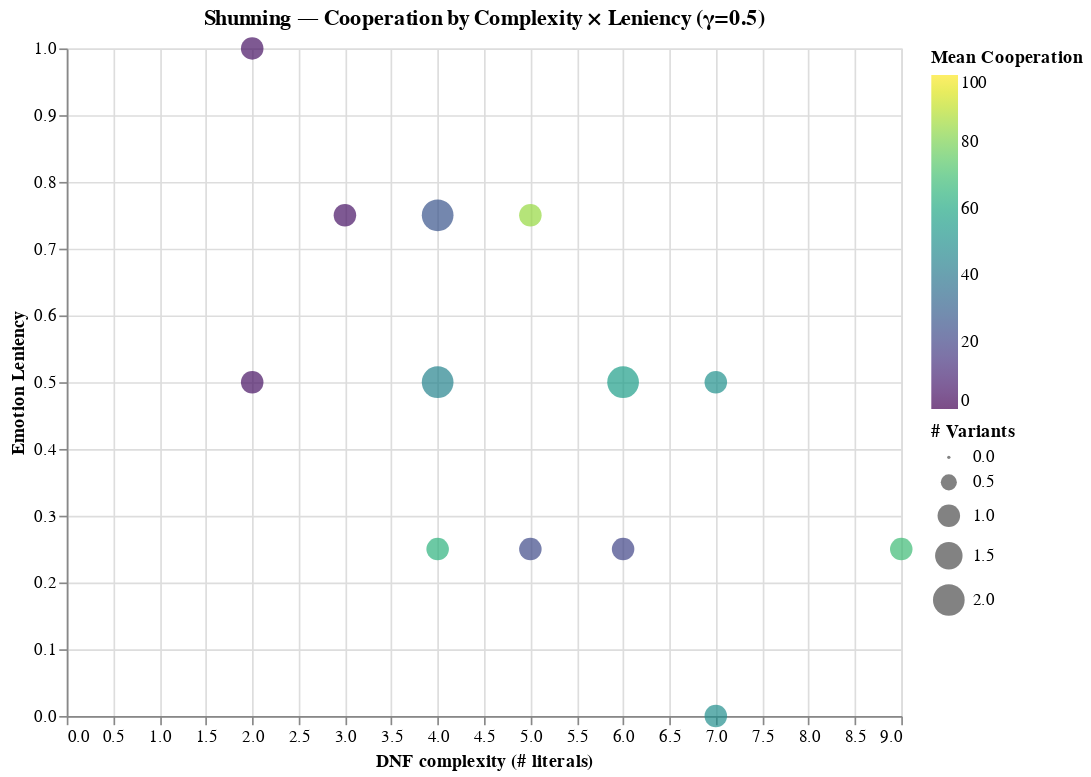

The notebook cell saved with this chart:
### Code cell
# pick your norm and gamma value
chosen_norm = "Shunning"
gamma_value = 0.5  # 🔑 change this

# filter results for chosen norm and gamma
subset = merged_df[(merged_df["norm"] == chosen_norm) &
                   (merged_df["gamma_center"] == gamma_value)].copy()

# aggregate cooperation by (DNF_literals, Leniency)
agg = (
    subset.groupby(["DNF_literals", "Emotion_Leniency"], as_index=False)
          .agg(mean_coop=("average_cooperation", "mean"),
               std_coop=("average_cooperation", "std"),
               n=("variant_id", "nunique"))
)

# --- Scatterplot ---
chart = alt.Chart(agg).mark_circle(size=200).encode(
    x=alt.X("DNF_literals:Q", title="DNF complexity (# literals)"),
    y=alt.Y("Emotion_Leniency:Q", title="Emotion Leniency"),
    color=alt.Color("mean_coop:Q", title="Mean Cooperation",
                    scale=alt.Scale(scheme="viridis", domain=[0,100])),
    size=alt.Size("n:Q", title="# Variants"),
    tooltip=[
        "DNF_literals:Q",
        "Emotion_Leniency:Q",
        alt.Tooltip("mean_coop:Q", format=".2f", title="Mean coop"),
        alt.Tooltip("std_coop:Q", format=".2f", title="Std"),
        "n:Q"
    ]
).properties(
    title=f"{chosen_norm} — Cooperation by Complexity × Leniency (γ={gamma_value})",
    width=500, height=400
)

chart

### Figure 1 — Vega-Lite specification as saved in the notebook (floating-point values rounded to 4 significant figures)
{"config": {"view": {"continuousWidth": 400, "continuousHeight": 300}}, "data": {"name": "data-22e972c6e9f3d888c81ab395b86b6b5a"}, "mark": {"type": "circle", "size": 200}, "encoding": {"color": {"field": "mean_coop", "scale": {"domain": [0, 100], "scheme": "viridis"}, "title": "Mean Cooperation", "type": "quantitative"}, "size": {"field": "n", "title": "# Variants", "type": "quantitative"}, "tooltip": [{"field": "DNF_literals", "type": "quantitative"}, {"field": "Emotion_Leniency", "type": "quantitative"}, {"field": "mean_coop", "format": ".2f", "title": "Mean coop", "type": "quantitative"}, {"field": "std_coop", "format": ".2f", "title": "Std", "type": "quantitative"}, {"field": "n", "type": "quantitative"}], "x": {"field": "DNF_literals", "title": "DNF complexity (# literals)", "type": "quantitative"}, "y": {"field": "Emotion_Leniency", "title": "Emotion Leniency", "type": "quantitative"}}, "height": 400, "title": "Shunning — Cooperation by Complexity × Leniency (γ=0.5)", "width": 500, "$schema": "https://vega.github.io/schema/vega-lite/v4.17.0.json", "datasets": {"data-22e972c6e9f3d888c81ab395b86b6b5a": [{"DNF_literals": 2.0, "Emotion_Leniency": 0.5, "mean_coop": 4.391, "std_coop": 0.1502, "n": 1}, {"DNF_literals": 2.0, "Emotion_Leniency": 1.0, "mean_coop": 4.377, "std_coop": 0.1621, "n": 1}, {"DNF_literals": 3.0, "Emotion_Leniency": 0.75, "mean_coop": 4.399, "std_coop": 0.1852, "n": 1}, {"DNF_literals": 4.0, "Emotion_Leniency": 0.25, "mean_coop": 64.42, "std_coop": 36.39, "n": 1}, {"DNF_literals": 4.0, "Emotion_Leniency": 0.5, "mean_coop": 44.18, "std_coop": 30.9, "n": 2}, {"DNF_literals": 4.0, "Emotion_Leniency": 0.75, "mean_coop": 25.88, "std_coop": 22.83, "n": 2}, {"DNF_literals": 5.0, "Emotion_Leniency": 0.25, "mean_coop": 22.08, "std_coop": 8.687, "n": 1}, {"DNF_literals": 5.0, "Emotion_Leniency": 0.75, "mean_coop": 84.26, "std_coop": 19.01, "n": 1}, {"DNF_literals": 6.0, "Emotion_Leniency": 0.25, "mean_coop": 20.45, "std_coop": 22.82, "n": 1}, {"DNF_literals": 6.0, "Emotion_Leniency": 0.5, "mean_coop": 56.04, "std_coop": 29.88, "n": 2}, {"DNF_literals": 7.0, "Emotion_Leniency": 0.0, "mean_coop": 49.1, "std_coop": 42.6, "n": 1}, {"DNF_literals": 7.0, "Emotion_Leniency": 0.5, "mean_coop": 50.29, "std_coop": 33.95, "n": 1}, {"DNF_literals": 9.0, "Emotion_Leniency": 0.25, "mean_coop": 68.52, "std_coop": 35.76, "n": 1}]}}
